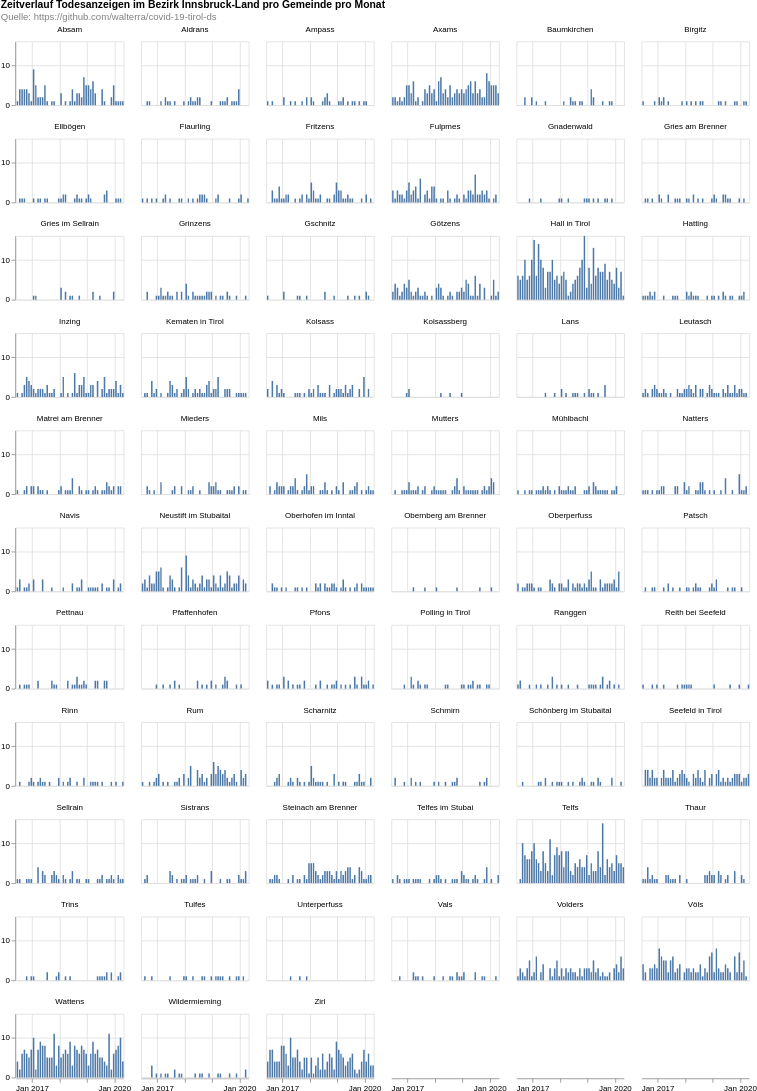

Source (Vega-Lite JSON):
### Vega-Lite specification from a JSON file in a GitHub repository (floating-point values rounded to 4 significant figures; data arrays with more than 128 entries replaced by an {"elided": "..."} marker saying what was removed)
{"$schema": "https://vega.github.io/schema/vega-lite/v4.8.1.json", "columns": 6, "config": {"view": {"continuousHeight": 300, "continuousWidth": 400}}, "data": {"name": "data-d871333e7509ab238655b6c2e72594f9"}, "datasets": {"data-d871333e7509ab238655b6c2e72594f9": {"elided": "3676 records"}}, "facet": {"field": "municipaly", "title": null, "type": "nominal"}, "padding": 0, "spec": {"layer": [{"encoding": {"tooltip": [{"field": "date", "timeUnit": "yearmonth", "type": "temporal"}, {"aggregate": "sum", "field": "count", "type": "quantitative"}], "x": {"field": "date", "timeUnit": "yearmonth", "title": null, "type": "temporal"}, "y": {"aggregate": "sum", "field": "count", "title": null, "type": "quantitative"}}, "height": 80, "mark": "bar", "width": 135}]}, "title": {"color": "black", "subtitle": ["Quelle: https://github.com/walterra/covid-19-tirol-ds"], "subtitleColor": "gray", "text": ["Zeitverlauf Todesanzeigen im Bezirk Innsbruck-Land pro Gemeinde pro Monat"]}}
